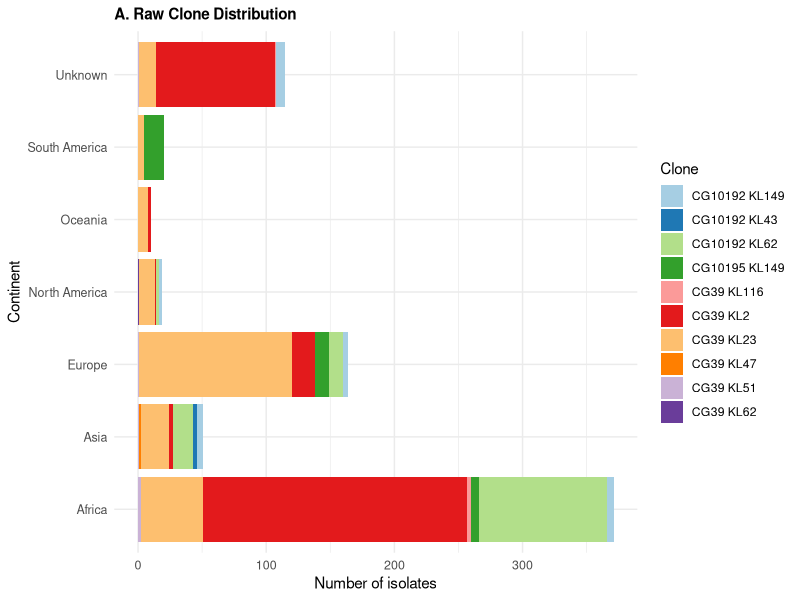
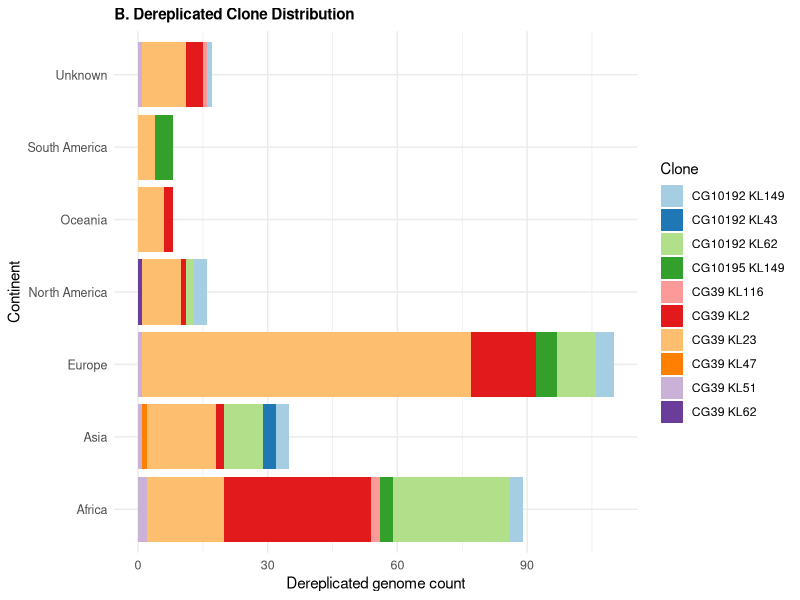
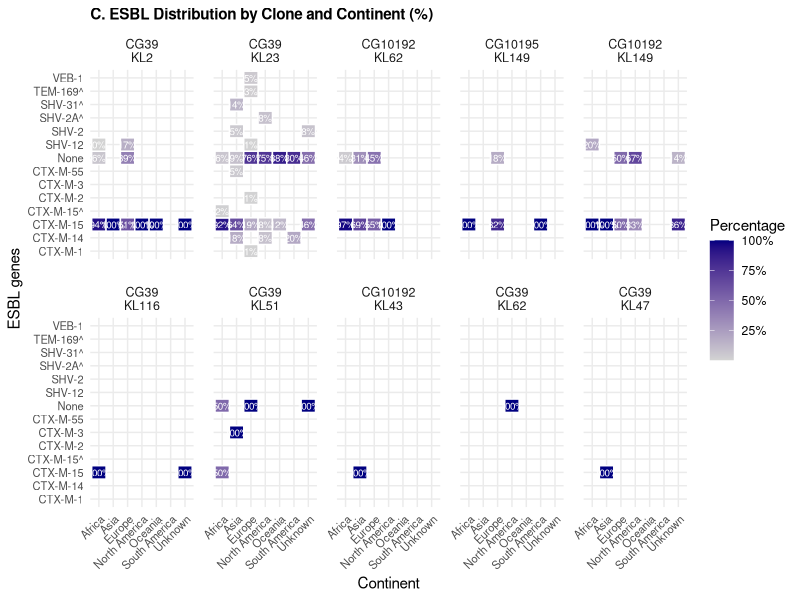
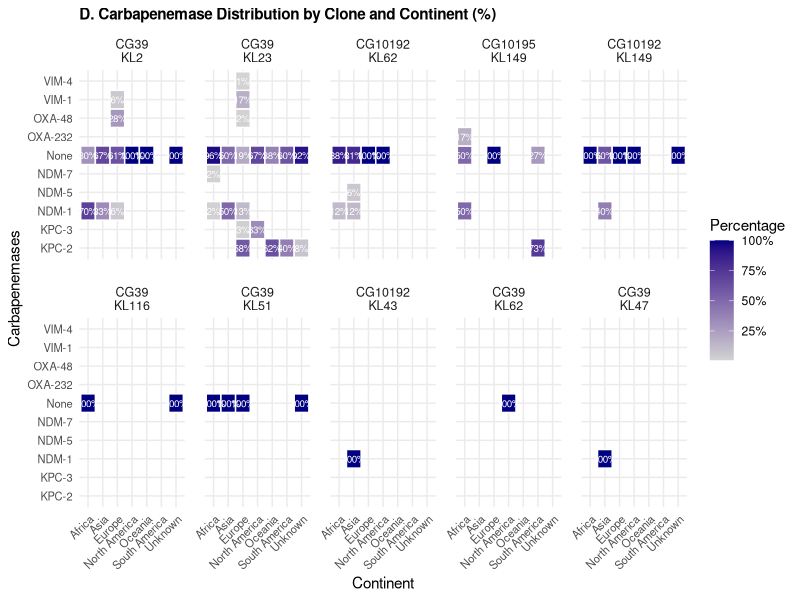
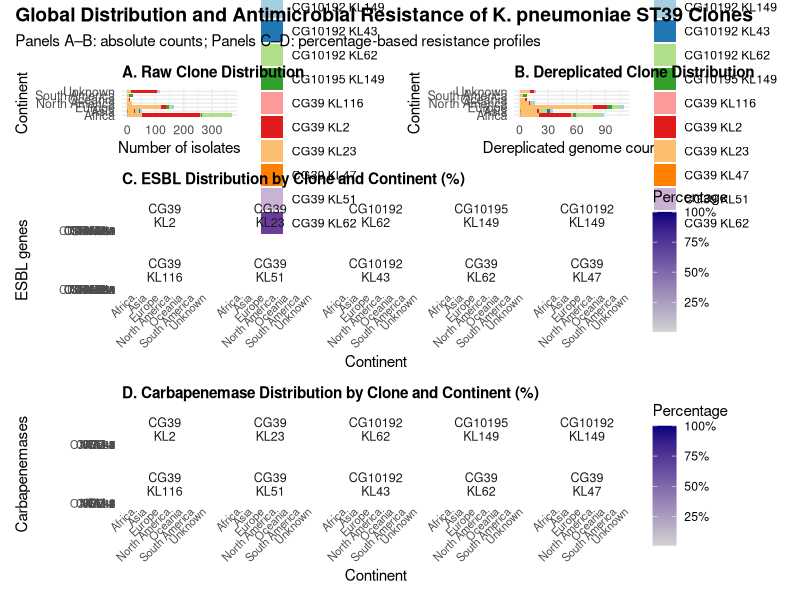

Generate these figures, in order, with R:
## ---- chunk 1
library(tidyverse)
library(patchwork)
library(scales)

# Update these paths to point to your local data files
kp  <- read_csv("data/pathogenwatch_st39_typing.csv")
kpm <- read_csv("data/pathogenwatch_st39_metadata.csv")
kpa <- read_csv("data/pathogenwatch_st39_kleborate.csv")

names(kp)  <- str_trim(names(kp))
names(kpm) <- str_trim(names(kpm))
names(kpa) <- str_trim(names(kpa))

# Clean AMR columns: empty / "-" → "None"
clean_amr_col <- function(x) {
  case_when(
    is.na(x)                    ~ "None",
    str_trim(x) == ""           ~ "None",
    str_trim(x) == "-"          ~ "None",
    TRUE                        ~ x
  )
}
kpa <- kpa %>%
  mutate(Bla_ESBL_acquired = clean_amr_col(Bla_ESBL_acquired),
         Bla_Carb_acquired = clean_amr_col(Bla_Carb_acquired))
## ---- chunk 2
norm_country <- function(x) {
  if (is.na(x)) return(NA_character_)
  s <- str_trim(str_squish(as.character(x)))
  replacements <- c(
    "Cote d'Ivoire" = "Côte d'Ivoire", "Ivory Coast" = "Côte d'Ivoire",
    "DR Congo" = "Democratic Republic of the Congo",
    "D. R. Congo" = "Democratic Republic of the Congo",
    "Republic of the Congo" = "Congo",
    "The Gambia" = "Gambia", "Eswatini (Swaziland)" = "Eswatini",
    "Swaziland" = "Eswatini", "Burma" = "Myanmar",
    "United States of America" = "USA", "United States" = "USA",
    "UK" = "United Kingdom", "U.K." = "United Kingdom",
    "England" = "United Kingdom", "Scotland" = "United Kingdom",
    "Wales" = "United Kingdom", "Northern Ireland" = "United Kingdom",
    "Russia" = "Russian Federation", "Czech Republic" = "Czechia",
    "S. Korea" = "South Korea", "Korea, Republic of" = "South Korea",
    "Korea (South)" = "South Korea", "Viet Nam" = "Vietnam",
    "Phillipines" = "Philippines", "Brussels" = "Belgium"
  )
  ifelse(s %in% names(replacements), replacements[s], s)
}

AFRICA <- c(
  "Algeria","Angola","Benin","Botswana","Burkina Faso","Burundi","Cabo Verde",
  "Cameroon","Central African Republic","Chad","Comoros","Congo","Côte d'Ivoire",
  "Democratic Republic of the Congo","Djibouti","Egypt","Equatorial Guinea",
  "Eritrea","Eswatini","Ethiopia","Gabon","Gambia","Ghana","Guinea","Guinea-Bissau",
  "Kenya","Lesotho","Liberia","Libya","Madagascar","Malawi","Mali","Mauritania",
  "Mauritius","Morocco","Mozambique","Namibia","Niger","Nigeria","Rwanda",
  "Sao Tome and Principe","Senegal","Seychelles","Sierra Leone","Somalia",
  "South Africa","South Sudan","Sudan","Tanzania","Togo","Tunisia","Uganda",
  "Zambia","Zimbabwe"
)
EUROPE <- c(
  "Albania","Andorra","Armenia","Austria","Azerbaijan","Belarus","Belgium",
  "Bosnia and Herzegovina","Bulgaria","Croatia","Cyprus","Czechia","Denmark",
  "Estonia","Finland","France","Georgia","Germany","Greece","Hungary","Iceland",
  "Ireland","Italy","Kazakhstan","Kosovo","Latvia","Liechtenstein","Lithuania",
  "Luxembourg","Malta","Moldova","Monaco","Montenegro","Netherlands",
  "North Macedonia","Norway","Poland","Portugal","Romania","Russian Federation",
  "San Marino","Serbia","Slovakia","Slovenia","Spain","Sweden","Switzerland",
  "Turkey","Ukraine","United Kingdom","Vatican City"
)
ASIA <- c(
  "Afghanistan","Bahrain","Bangladesh","Bhutan","Brunei","Cambodia","China",
  "India","Indonesia","Iran","Iraq","Israel","Japan","Jordan","Kuwait",
  "Kyrgyzstan","Laos","Lebanon","Malaysia","Maldives","Mongolia","Myanmar",
  "Nepal","North Korea","Oman","Pakistan","Palestine","Philippines","Qatar",
  "Saudi Arabia","Singapore","South Korea","Sri Lanka","Syria","Taiwan",
  "Tajikistan","Thailand","Timor-Leste","Turkmenistan","United Arab Emirates",
  "Uzbekistan","Vietnam","Yemen"
)
OCEANIA <- c(
  "Australia","Fiji","Kiribati","Marshall Islands","Micronesia","Nauru",
  "New Zealand","Palau","Papua New Guinea","Samoa","Solomon Islands","Tonga",
  "Tuvalu","Vanuatu"
)
N_AMERICA <- c(
  "Antigua and Barbuda","Bahamas","Barbados","Belize","Canada","Costa Rica",
  "Cuba","Dominica","Dominican Republic","El Salvador","Grenada","Guadeloupe",
  "Guatemala","Haiti","Honduras","Jamaica","Mexico","Nicaragua","Panama",
  "Saint Kitts and Nevis","Saint Lucia","Saint Vincent and the Grenadines",
  "Trinidad and Tobago","USA"
)
S_AMERICA <- c(
  "Argentina","Bolivia","Brazil","Chile","Colombia","Ecuador","Guyana",
  "Paraguay","Peru","Suriname","Uruguay","Venezuela"
)

country_to_continent <- function(country) {
  if (is.na(country) || str_trim(country) == "") return("Unknown")
  case_when(
    country %in% AFRICA    ~ "Africa",
    country %in% EUROPE    ~ "Europe",
    country %in% ASIA      ~ "Asia",
    country %in% OCEANIA   ~ "Oceania",
    country %in% N_AMERICA ~ "North America",
    country %in% S_AMERICA ~ "South America",
    TRUE ~ "Unknown"
  )
}

country_col <- names(kpm)[str_detect(names(kpm), "^COUNTRY")][1]
cat("Using country column:", country_col, "\n")

kpm <- kpm %>%
  mutate(
    Country_Norm = map_chr(.data[[country_col]], norm_country),
    Continent    = map_chr(Country_Norm, country_to_continent)
  )
cat("\nContinent distribution:\n")
print(table(kpm$Continent, useNA = "ifany"))
## ---- chunk 3
plot_a <- kp %>%
  left_join(kpm, by = "NAME") %>%
  mutate(clone     = paste0("CG", `CLONAL GROUP`, " ", `K Locus`),
         Continent = factor(Continent, levels = sort(unique(Continent)))) %>%
  filter(!is.na(`CLONAL GROUP`)) %>%
  ggplot(aes(y = Continent, fill = clone)) +
  geom_bar() +
  scale_fill_brewer(palette = "Paired") +
  labs(title = "A. Raw Clone Distribution", x = "Number of isolates",
       y = "Continent", fill = "Clone") +
  theme_minimal() +
  theme(plot.title = element_text(face = "bold", size = 11),
        axis.text  = element_text(size = 9),
        legend.position = "right")

plot_a
## ---- chunk 4
plot_b <- kp %>%
  left_join(kpm, by = "NAME") %>%
  filter(!is.na(`CLONAL GROUP`)) %>%
  group_by(LINCODE, Continent, `CLONAL GROUP`, `K Locus`) %>%
  count() %>%
  ungroup() %>%
  mutate(clone     = paste0("CG", `CLONAL GROUP`, " ", `K Locus`),
         Continent = factor(Continent, levels = sort(unique(Continent)))) %>%
  ggplot(aes(y = Continent, fill = clone)) +
  geom_bar() +
  scale_fill_brewer(palette = "Paired") +
  labs(title = "B. Dereplicated Clone Distribution",
       x = "Dereplicated genome count", y = "Continent", fill = "Clone") +
  theme_minimal() +
  theme(plot.title = element_text(face = "bold", size = 11),
        axis.text  = element_text(size = 9),
        legend.position = "right")

plot_b
## ---- chunk 5
all_valid_clones <- c("CG39\nKL2","CG39\nKL23","CG10192\nKL62","CG10195\nKL149",
                      "CG10192\nKL149","CG39\nKL116","CG39\nKL51","CG10192\nKL43",
                      "CG39\nKL62","CG39\nKL47")

plot_c <- kp %>%
  left_join(kpm, by = "NAME") %>%
  left_join(kpa, join_by(NAME == `Genome Name`)) %>%
  mutate(clone = paste0("CG", `CLONAL GROUP`, "\n", `K Locus`)) %>%
  filter(!str_detect(clone, "CGnan")) %>%
  mutate(clone = factor(clone, levels = all_valid_clones)) %>%
  select(NAME, clone, Continent, Bla_ESBL_acquired) %>%
  group_by(clone, Continent) %>%
  mutate(total_isolates = n()) %>%
  ungroup() %>%
  separate_longer_delim(Bla_ESBL_acquired, ";") %>%
  group_by(Continent, clone, Bla_ESBL_acquired, total_isolates) %>%
  count() %>%
  ungroup() %>%
  mutate(percentage = (n / total_isolates) * 100) %>%
  ggplot(aes(x = Continent, y = Bla_ESBL_acquired, fill = percentage)) +
  geom_tile(color = "white", linewidth = 0.5) +
  geom_text(aes(label = ifelse(percentage > 0, sprintf("%.0f%%", percentage), "")),
            size = 2.5, color = "white") +
  facet_wrap(~clone, nrow = 2, drop = FALSE) +
  scale_fill_gradient(low = "lightgray", high = "navy", na.value = "white",
                      labels = function(x) paste0(x, "%")) +
  labs(title = "C. ESBL Distribution by Clone and Continent (%)",
       x = "Continent", y = "ESBL genes", fill = "Percentage") +
  theme_minimal() +
  theme(plot.title  = element_text(face = "bold", size = 11),
        axis.text.x = element_text(angle = 45, vjust = 1, hjust = 1, size = 8),
        axis.text.y = element_text(size = 8),
        strip.text  = element_text(size = 9),
        panel.spacing = unit(1, "lines"))

plot_c
## ---- chunk 6
plot_d <- kp %>%
  left_join(kpm, by = "NAME") %>%
  left_join(kpa, join_by(NAME == `Genome Name`)) %>%
  mutate(clone = paste0("CG", `CLONAL GROUP`, "\n", `K Locus`)) %>%
  filter(!str_detect(clone, "CGnan")) %>%
  mutate(clone = factor(clone, levels = all_valid_clones)) %>%
  select(NAME, clone, Continent, Bla_Carb_acquired) %>%
  group_by(clone, Continent) %>%
  mutate(total_isolates = n()) %>%
  ungroup() %>%
  separate_longer_delim(Bla_Carb_acquired, ";") %>%
  group_by(Continent, clone, Bla_Carb_acquired, total_isolates) %>%
  count() %>%
  ungroup() %>%
  mutate(percentage = (n / total_isolates) * 100) %>%
  ggplot(aes(x = Continent, y = Bla_Carb_acquired, fill = percentage)) +
  geom_tile(color = "white", linewidth = 0.5) +
  geom_text(aes(label = ifelse(percentage > 0, sprintf("%.0f%%", percentage), "")),
            size = 2.5, color = "white") +
  facet_wrap(~clone, nrow = 2, drop = FALSE) +
  scale_fill_gradient(low = "lightgray", high = "navy", na.value = "white",
                      labels = function(x) paste0(x, "%")) +
  labs(title = "D. Carbapenemase Distribution by Clone and Continent (%)",
       x = "Continent", y = "Carbapenemases", fill = "Percentage") +
  theme_minimal() +
  theme(plot.title  = element_text(face = "bold", size = 11),
        axis.text.x = element_text(angle = 45, vjust = 1, hjust = 1, size = 8),
        axis.text.y = element_text(size = 8),
        strip.text  = element_text(size = 9),
        panel.spacing = unit(1, "lines"))

plot_d
## ---- chunk 7
combined_plot <- (plot_a | plot_b) / plot_c / plot_d +
  plot_layout(heights = c(1, 1.8, 1.8)) +
  plot_annotation(
    title = "Global Distribution and Antimicrobial Resistance of K. pneumoniae ST39 Clones",
    subtitle = "Panels A–B: absolute counts; Panels C–D: percentage-based resistance profiles",
    theme = theme(
      plot.title    = element_text(size = 14, face = "bold"),
      plot.subtitle = element_text(size = 11)
    )
  )

combined_plot
## ---- chunk 8
sessionInfo()
